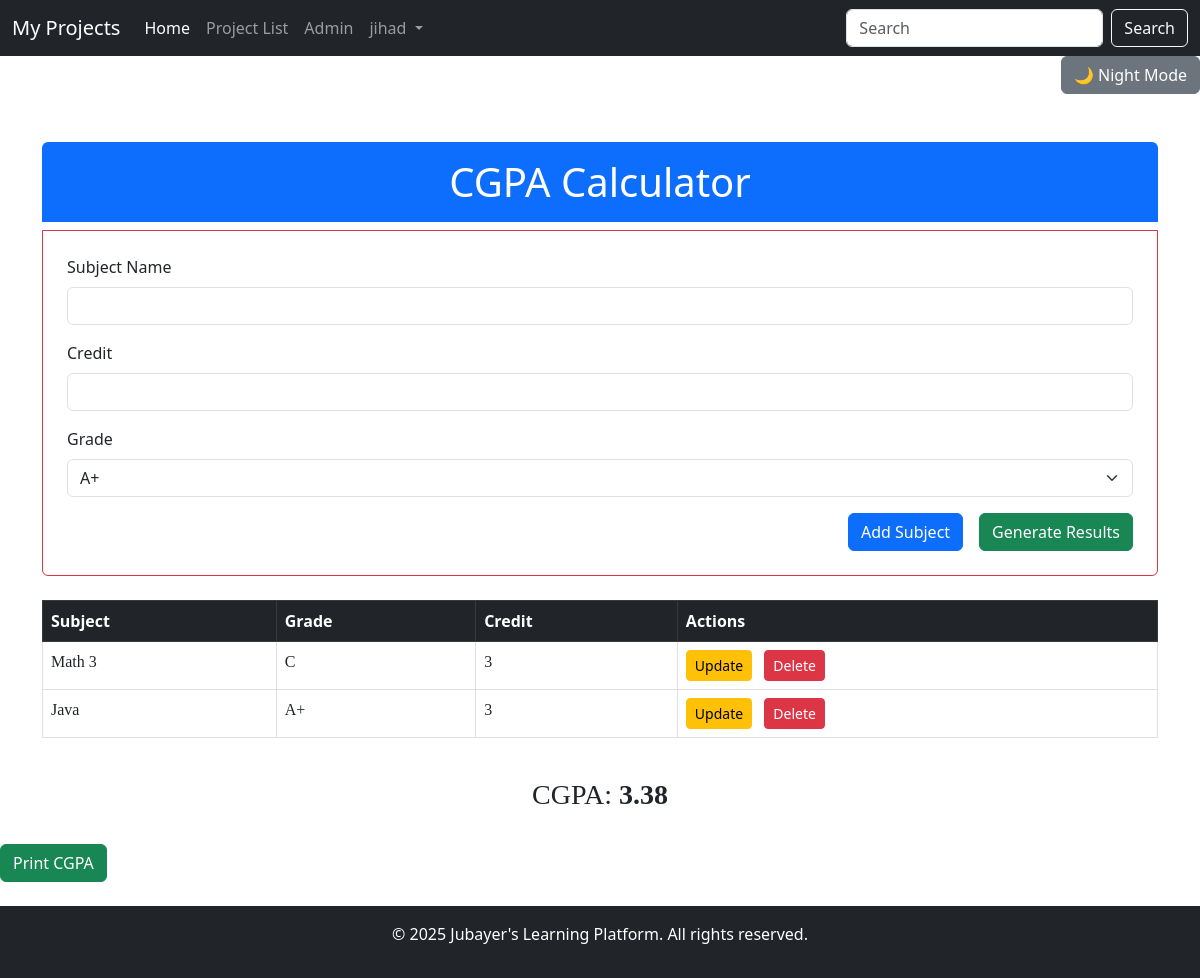
The page /cg/ (signed in) on the database its author committed.
### cgpa/models.py (models this page shows, shortened)
class Subject(models.Model):
    user = models.ForeignKey(User, on_delete=models.CASCADE)
    name = models.CharField(max_length=100)
    credit = models.IntegerField(default=3)
    grade = models.CharField(max_length=2, choices=GRADE_CHOICES, default="A+")
    class Meta:
        ordering = ["-id"]
        verbose_name = "Subject"

### cgpa/views.py (the view, shortened to what this page needs)
# urls.py: path("", views.index, name="index"),
@login_required(login_url="recipe:login")
def index(request):
    subjects = Subject.objects.filter(user=request.user)
    form = SubjectForm()
    total_credit = 0
    total_grade_point = 0
    cgpa = 0
    for subject in subjects:
        total_credit += subject.credit
        total_grade_point += GRADE_POINTS[subject.grade] * subject.credit
        if total_credit != 0:
            cgpa = total_grade_point / total_credit
            cgpa = '{0:.2f}'.format(cgpa)
        else:
            cgpa = 0.0
    context = {
        "subjects": subjects,
        "form": form,
        "cgpa": cgpa,
        "GRADE_POINTS":GRADE_POINTS,
    }
    return render(request, "cgpa/index.html", context)

### cgpa/forms.py
class SubjectForm(forms.ModelForm):
    class Meta:
        model = Subject
        fields = ["name", "credit", "grade"]

### cgpa/templates/cgpa/index.html (shortened to what this page needs)
{% extends "base/base.html" %}
{% block content %}
<div class="mn" id="mn">
    <div class="container mt-5">
        <div class="h1 text-center bg-primary text-white py-3 rounded-top">
            CGPA Calculator
        </div>
        <div class="form-container border border-danger rounded-bottom p-4 ">
            <form method="post" class="needs-validation" novalidate>
                <div class="mb-3">
                    <label for="sub" class="form-label">Subject Name</label>
                    <input type="text" class="form-control" name="sub" id="sub" required>
                </div>
                <div class="mb-3">
                    <label for="credit" class="form-label">Credit</label>
                    <input type="number" class="form-control" name="credit" id="credit" required>
                </div>
                <div class="mb-3">
                    <label for="grade" class="form-label">Grade</label>
                    <select class="form-select" name="grade" id="grade" required>
                        {% for grade in GRADE_POINTS %}
                            <option value="{{ grade }}">{{ grade }}</option>
                        {% endfor %}
                    </select>
                </div>
                <div class="d-grid gap-2 d-md-flex justify-content-md-end">
                    <button type="submit" class="btn btn-primary me-md-2">Add Subject</button>
                    <a href="{% url 'cgpa:result' %}" class="btn btn-success">Generate Results</a>
                </div>
            </form>
        </div>
    </div>
    <div class="container mt-4">
        <div class="table-responsive">
            <table class="table table-bordered table-hover">
                <thead class="table-dark">
                    <tr>
                        <th scope="col">Subject</th>
                        <th scope="col">Grade</th>
                        <th scope="col">Credit</th>
                        <th scope="col">Actions</th>
                    </tr>
                </thead>
                <tbody>
                    {% for subject in subjects %}
                    <tr>
                        <td style="font-family: 'Times New Roman', Times, serif;">{{ subject.name }}</td>
                        <td style="font-family: 'Times New Roman', Times, serif;">{{ subject.grade }}</td>
                        <td style="font-family: 'Times New Roman', Times, serif;">{{ subject.credit }}</td>
                        <td>
                            <a href="{% url 'cgpa:edit_sub' subject.pk %}" class="btn btn-sm btn-warning me-2">Update</a>
                            <a href="{% url 'cgpa:delete' subject.pk %}" class="btn btn-sm btn-danger">Delete</a>
                        </td>
                    </tr>
                    {% endfor %}
                </tbody>
            </table>
        </div>
        <div class="mt-4 text-center">
            <h3 style="font-family: 'Times New Roman', Times, serif;">
                CGPA: <span id="cgpa" class="fw-bold">{{ cgpa }}</span>
            </h3>
        </div>
    </div>
</div>
<br>
<button onclick="myfun('mn')" type="button" class="btn btn-success btn1">Print CGPA</button>
{% endblock %}

### base/templates/base/base.html (shortened to what this page needs)
<!DOCTYPE html>
<html lang="en">
<head>
    <link href="https://cdn.jsdelivr.net/npm/bootstrap@5.3.0/dist/css/bootstrap.min.css" rel="stylesheet">
</head>
<body>
    <nav class="navbar navbar-expand-lg navbar-dark bg-dark">
        <div class="container-fluid">
            <a class="navbar-brand" href="{% url 'base:index' %}">My Projects</a>
            <div class="collapse navbar-collapse" id="navbarNav">
                <ul class="navbar-nav me-auto">
                    <li class="nav-item">
                        <a class="nav-link active" aria-current="page" href="{% url 'base:index' %}">Home</a>
                    </li>
                    <li class="nav-item">
                        <a class="nav-link" href="{% url 'base:index' %}">Project List</a>
                    </li>
                    <li class="nav-item">
                        <a class="nav-link" href="{% url 'base:index' %}admin/">Admin</a>
                    </li>
                    {% if user.is_authenticated %}
                        <li class="nav-item dropdown">
                            <a class="nav-link dropdown-toggle" href="#" id="navbarDropdown" role="button" data-bs-toggle="dropdown" aria-expanded="false">
                                {{ user.username }}
                            </a>
                        </li>
                    {% endif %}
                </ul>
                <form class="d-flex">
                    <input class="form-control me-2" type="search" placeholder="Search" aria-label="Search">
                    <button class="btn btn-outline-light" type="submit">Search</button>
                </form>
            </div>
        </div>
    </nav>
    <div class="text-end mb-4">
        <button id="night-mode-toggle" class="btn btn-secondary">
            🌙 Night Mode
        </button>
    </div>
    {% block content %}
    {% endblock %}
    <footer class="bg-dark text-white text-center py-3 mt-4">
        <p>&copy; 2025 Jubayer's Learning Platform. All rights reserved.</p>
    </footer>
</body>
</html>

### rows shown on the page
Subject: name "Math 3", grade "C", credit "3"
Subject: name "Java", grade "A+", credit "3"

### other values the page prints
{{ user.username }} "jihad"
{{ cgpa }} "3.38"
form field grade "A+"
